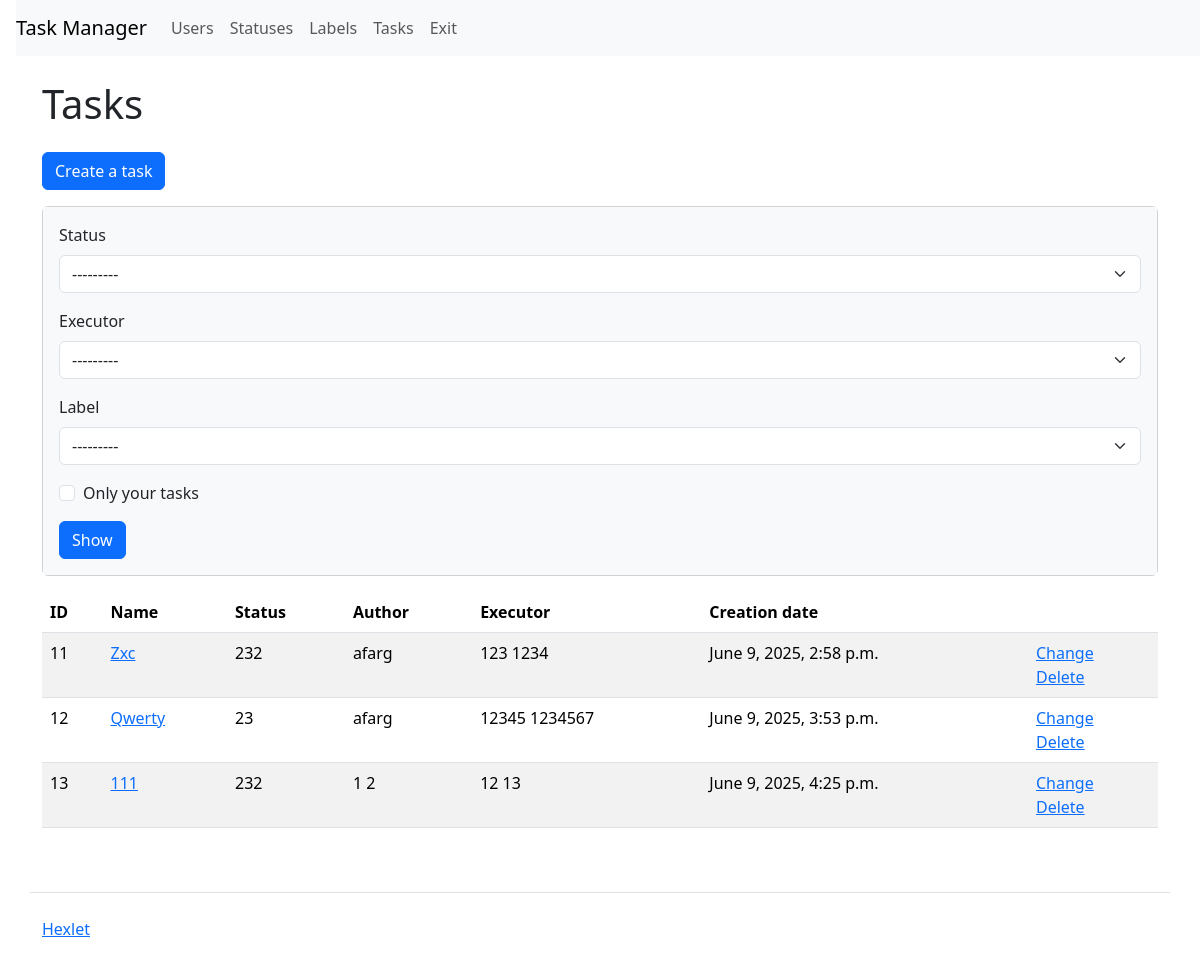
The app's page /tasks/ (signed in), older data.
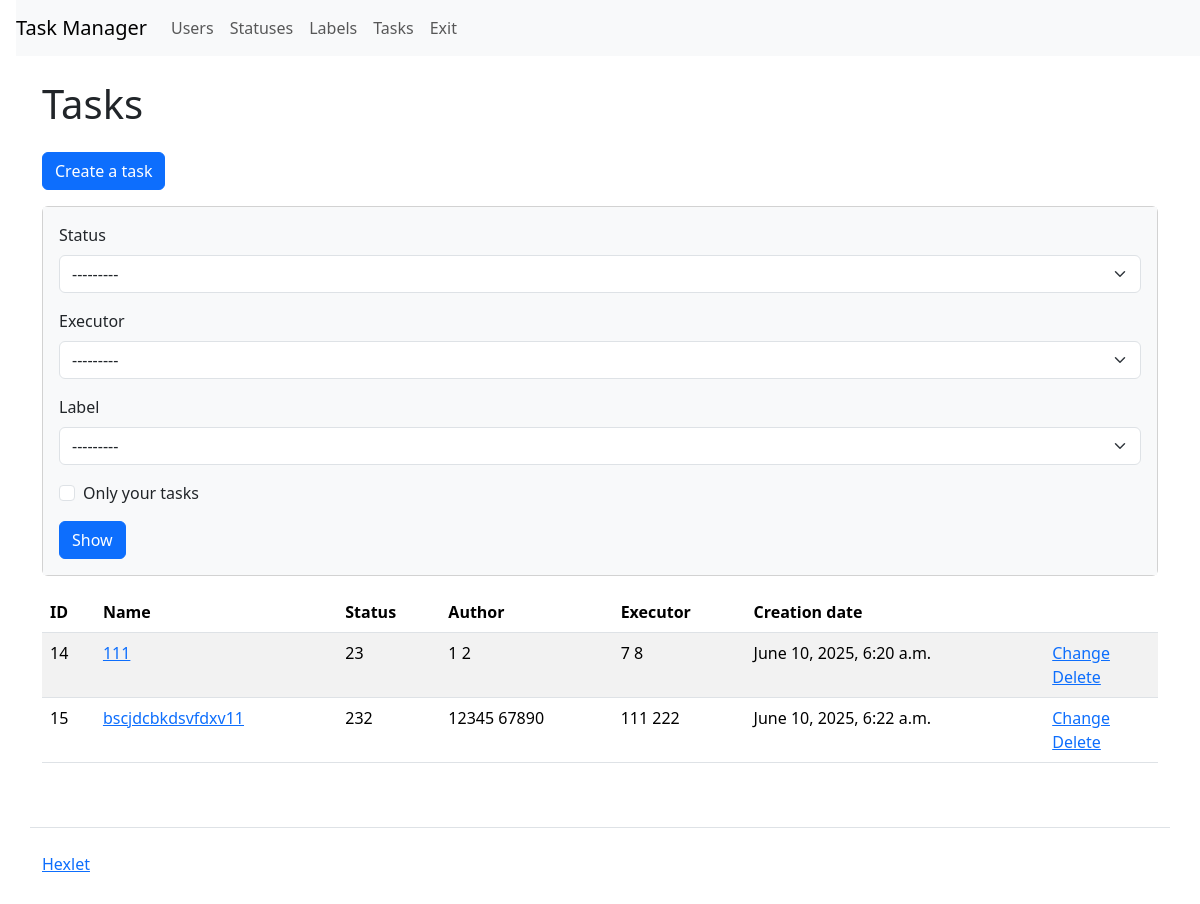
The same page, newer data.
### task_manager/tasks/models.py (models this page shows, shortened)
class Tasks(models.Model):
    name = models.TextField(
        max_length=150,
        verbose_name=_('Name')
        )
    author = models.TextField(
        max_length=150,
        blank=True,
        null=True,
        verbose_name=_('Author')
        )
    discription = models.TextField(
        'discription',
        max_length=100
        )
    status = models.ForeignKey(
        Statuses,
        on_delete=models.SET_NULL,
        blank=True,
        null=True,
        verbose_name=_("Status")
        )
    executor = models.ForeignKey(
        Users,
        on_delete=models.SET_NULL,
        blank=True,
        null=True,
        verbose_name=_("Executor")
        )
    labels = models.ManyToManyField(
        Labels,
        blank=True,
        verbose_name=_("Labels")
        )
    created_at = models.DateTimeField(
        auto_now_add=True,
        verbose_name=_('Creation date')
        )

### task_manager/statuses/models.py (models this page shows)
class Statuses(models.Model):
    name = models.TextField(max_length=150, verbose_name=_('Name'))
    created_at = models.DateTimeField(
        auto_now_add=True, verbose_name=_('Creation date')
        )
    def __str__(self):
        return self.name

### task_manager/users/models.py (models this page shows, shortened)
class Users(AbstractUser, PermissionsMixin):
    first_name = models.TextField(
        max_length=150,
        verbose_name=_('Name')
        )
    last_name = models.TextField(
        max_length=150,
        verbose_name=_('Surname')
        )
    username = models.TextField(
        max_length=150,
        unique=True,
        verbose_name=_('Username'),
        )
    password = models.TextField(
        max_length=20,
        verbose_name=_('Password')
        )
    created_at = models.DateTimeField(
        auto_now_add=True,
        verbose_name=_('Creation date')
        )
    USERNAME_FIELD = 'username'
    def __str__(self):
        return self.get_full_name()

### task_manager/tasks/views.py (the view, shortened to what this page needs)
# urls.py: path('', views.IndexView.as_view(), name='index'),
class IndexView(LoginRequiredMixin, View):
    def dispatch(self, request, *args, **kwargs):
        return super(
            LoginRequiredMixin, self).dispatch(request, *args, **kwargs)
    def get(self, request, *args, **kwargs):
        statuses = Statuses.objects.all()
        executors = Users.objects.all()
        labels = Labels.objects.all()
        status_id = request.GET.get('status')
        executor_id = request.GET.get('executor')
        label_id = request.GET.get('label')
        is_self_tasks = request.GET.get('self_tasks')
        status = Statuses.objects.get(id=status_id) if status_id else None
        executor = Users.objects.get(id=executor_id) if executor_id else None
        label = Labels.objects.get(id=label_id) if label_id else None
        user = request.user
        tasks_status = Tasks.objects.filter(
            status=status_id) if status_id else Tasks.objects.all()
        task_executor = Tasks.objects.filter(
            executor=executor_id) if executor_id else Tasks.objects.all()
        task_label = Tasks.objects.filter(
            labels=label_id) if label_id else Tasks.objects.all()
        self_tasks = Tasks.objects.filter(
            author=user) if (user and is_self_tasks) else Tasks.objects.all()
        valid = 'is-valid' if (
            status or executor or label or is_self_tasks) else ''
        tasks = tasks_status & task_executor & task_label & self_tasks
        return render(request, 'tasks/index.html', context={
            'name': _('Tasks'),
            'statuses': statuses,
            'stat': [status_id, status],
            'executors': executors,
            'exec': [executor_id, executor],
            'labels': labels,
            'lab': [label_id, label],
            'valid': valid,
            'checked': is_self_tasks,
            'tasks': tasks,
        })

### task_manager/labels/models.py (called while the page is built)
    def __str__(self):
        return self.name

### task_manager/templates/tasks/index.html (shortened to what this page needs)
{% extends "index.html" %}
{% load i18n %}
{% block context %}
<a class="btn btn-primary mb-3" href="/tasks/create/" role="button">{% translate 'Create a task' %}</a>
<div class="card mb-3">
    <div class="card-body bg-light">
      <form class="form-inline center" method="get">
        <div class="mb-3">
            <label class="form-label" for="id_status">{% translate 'Status' %}</label>
            <select name="status" class="form-select mr-3 ml-2 {{ valid }}" id="id_status">
                {% if stat.1 %}
                <option value="{{ stat.0 }}" selected>{{ stat.1 }}</option>
                <option value="">---------</option>
                {% for status in statuses %}
                {% if status != stat.1 %}
                <option value="{{ status.id }}">{{ status }}</option>
                {% endif %}
                {% endfor %}
                {% else %}
                <option value="" selected>---------</option>
                {% endif %}
            </select>
        </div>
        <div class="mb-3">
            <label class="form-label" for="id_executor">{% translate 'Executor' %}</label>
            <select name="executor" class="form-select mr-3 ml-2 {{ valid }}" id="id_executor">
                {% if exec.1 %}
                <option value="{{ exec.0 }}" selected>{{ exec.1 }}</option>
                <option value="">---------</option>
                {% for executor in executors %}
                {% if executor != exec.1 %}
                <option value="{{ executor.id }}">{{ executor }}</option>
                {% endif %}
                {% endfor %}
                {% else %}
                <option value="" selected>---------</option>
                {% endif %}
            </select>
        </div>
        <div class="mb-3">
            <label class="form-label" for="id_label">{% translate 'Label' %}</label>
            <select name="label" class="form-select mr-3 ml-2 {{ valid }}" id="id_label">
                {% if lab.1 %}
                <option value="{{ lab.0 }}" selected>{{ lab.1 }}</option>
                <option value="">---------</option>
                {% for label in labels %}
                {% if label != lab.1 %}
                <option value="{{ label.id }}">{{ label }}</option>
                {% endif %}
                {% endfor %}
                {% else %}
                <option value="" selected>---------</option>
                {% endif %}
            </select>
        </div>
        <div class="mb-3">
        <div class="form-check">
            {% if checked %}
            <input type="checkbox" name="self_tasks" class="form-check-input mr-3 {{ valid }}" checked id="id_self_tasks">
            {% else %}
            <input type="checkbox" name="self_tasks" class="form-check-input mr-3 {{ valid }}" id="id_self_tasks">
            {% endif %}
            <label class="form-check-label" for="id_self_tasks">{% translate 'Only your tasks' %}</label>
        </div>
        </div>
        <input class="btn btn-primary" type="submit" value="{% translate 'Show' %}">
      </form>
    </div>
</div>
<table class="table table-striped">
    <thead>
      <tr>
        <th>ID</th>
        <th>{% translate 'Name' %}</th>
        <th>{% translate 'Status' %}</th>
        <th>{% translate 'Author' %}</th>
        <th>{% translate 'Executor' %}</th>
        <th>{% translate 'Creation date' %}</th>
        <th></th>
      </tr>
    </thead>
    <tbody>
      {% if tasks %}
      {% for task in tasks %}
        <tr>
          <td>{{ task.id }}</td>
          <td><a href="/tasks/{{ task.id }}/">{{ task.name }}</a></td>
          <td>{{ task.status }}</td>
          <td>{{ task.author }}</td>
          <td>{{ task.executor }}</td>
          <td>{{ task.created_at }}</td>
          <td>
            <a href="/tasks/{{ task.id }}/update/">{% translate 'Сhange' %}</a>
            <br>
            <a href="/tasks/{{ task.id }}/delete/">{% translate 'Delete' %}</a>
          </td>
        </tr>
      {% endfor %}
      {% endif %}
    </tbody>
  </table>
{% endblock %}

Row changes from the older to the newer data that the page shows:
removed Tasks: id "11", name "Zxc", status "232", author "afarg", executor "123 1234", created_at "June 9, 2025, 2:58 p.m."
removed Tasks: id "12", name "Qwerty", status "23", author "afarg", executor "12345 1234567", created_at "June 9, 2025, 3:53 p.m."
removed Tasks: id "13", name "111", status "232", author "1 2", executor "12 13", created_at "June 9, 2025, 4:25 p.m."
added Tasks: id "14", name "111", status "23", author "1 2", executor "7 8", created_at "June 10, 2025, 6:20 a.m."
added Tasks: id "15", name "bscjdcbkdsvfdxv11", status "232", author "12345 67890", executor "111 222", created_at "June 10, 2025, 6:22 a.m."
